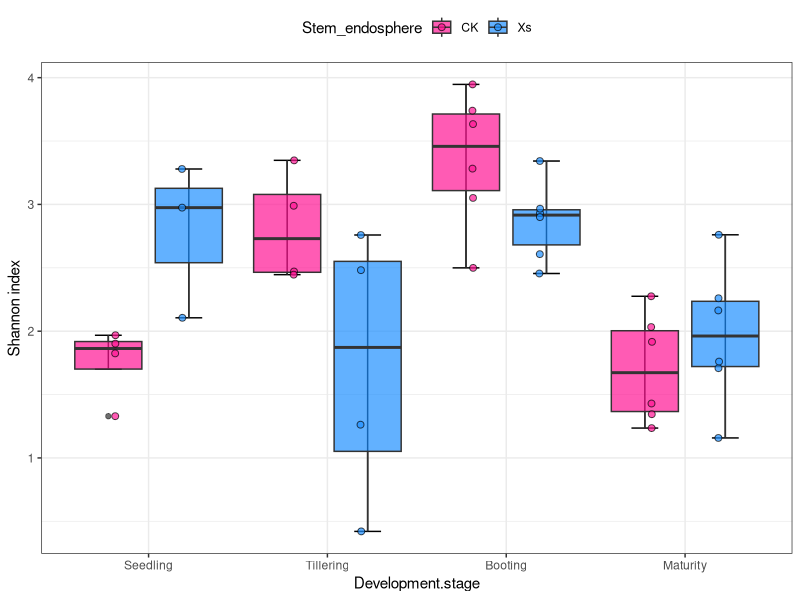
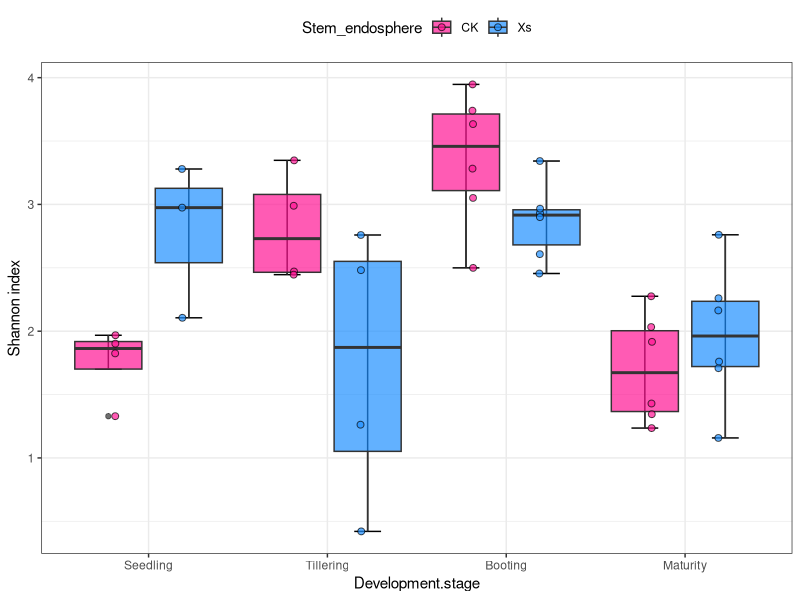

The R script that drew these images, in order:
#Result2, Figuer D, alpha_diversity
#Author: Xing Wang
# Data: October 8th 2022

getwd()
rm(list = ls())

library(tidyverse)
df<-read.csv("stem.csv")
head(df)

library(ggplot2)

df$Stem_endosphere <- factor(df$Stem_endosphere, levels=c('CK', 'Xs'))

p= ggplot(data=df,aes(x=factor(Development.stage,level = c("Seedling","Tillering","Booting","Maturity")), y=Shannon, fill=Stem_endosphere))+
  stat_boxplot(geom = "errorbar",
               width=0.3,
               position = position_dodge(0.9))+
  geom_boxplot(position = position_dodge(0.9),alpha=0.7)+
  
  geom_jitter(position=position_jitterdodge(0.01),size=2,shape=21,alpha=0.7)+
  theme_bw()+
  
  theme(legend.position = "top")+
  labs(x="Development.stage", y="Shannon index")+
  
  scale_fill_manual(values = c("#FF1493","#1E90FF"))

p
ggsave(paste("stem.pdf", sep=""), p, width = 3, height = 4)

p
ggsave(paste("stem.png", sep=""), p, width = 3, height = 4)


Shannon_stats <- aov(Shannon ~ Anova, data = df)
summary(Shannon_stats)
Tukey_HSD_Shannon <- TukeyHSD(Shannon_stats, ordered = FALSE, conf.level = 0.95)
Tukey_HSD_Shannon_table <- as.data.frame(Tukey_HSD_Shannon$Anova)
Tukey_HSD_Shannon_table
write.table(Tukey_HSD_Shannon_table[order(Tukey_HSD_Shannon_table$p, decreasing=FALSE), ], file="stem_stat.txt",append = FALSE, quote = FALSE, sep="\t",eol = "\n", na = "NA", dec = ".", row.names = TRUE,col.names = TRUE)


